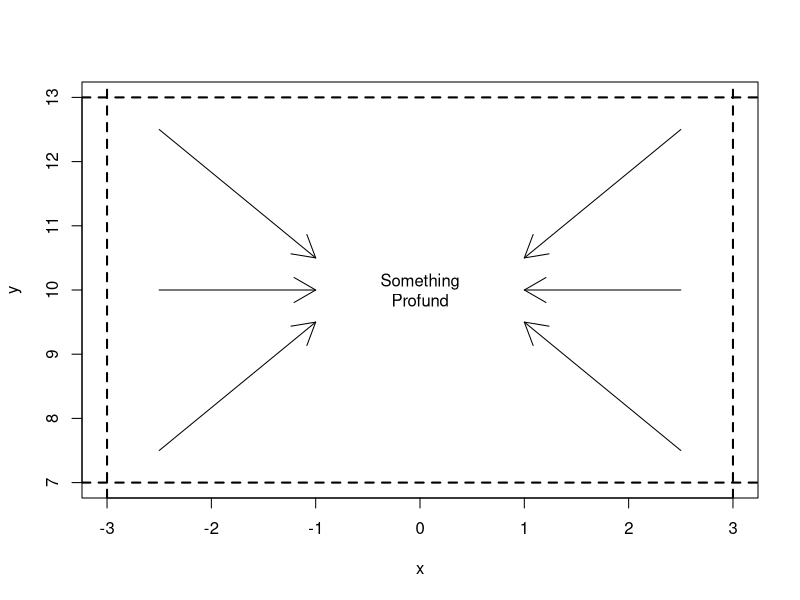

Write the R code that produced this figure.
# Ethan R Feldman
# Assignment 4

#1. 
myMatrix = matrix(data = 2:13, nrow = 3, ncol = 4)
myMatrix
as.character(t(myMatrix))


# 2. 
foo <- c(4.3,2.2,NULL,2.4,NaN,3.3,3.1,NULL,3.4,NA)
length(foo) # True
which(x=is.na(x=foo)) # False
is.null(x=foo) # False
is.na(x=foo[8])+4/NULL # False, for this one it just returns "numeric(0)" which I don't know if that equals "na"


#3. 
x = -3:3
y = 7:13

xlimits = c(-3,3)
ylimits = c(7,13)

plot(x,y,type="n",main="")

abline(v=xlimits,lty=2,lwd=2)
abline(h=ylimits,lty=2,lwd=2)

arrows(x0=-2.5,y0=12.5,x1=-1,y1=10.5)
arrows(x0=-2.5,y0=10,x1=-1,y1=10)
arrows(x0=-2.5,y0=7.5,x1=-1,y1=9.5)

arrows(x0=2.5,y0=12.5,x1=1,y1=10.5)
arrows(x0=2.5,y0=10,x1=1,y1=10)
arrows(x0=2.5,y0=7.5,x1=1,y1=9.5)

text(x=0,y=10,labels="Something\nProfund")
